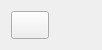
<?xml version="1.0" encoding="UTF-8"?>
<ui version="4.0">
 <class>LassoToolsWidget</class>
 <widget class="QWidget" name="LassoToolsWidget">
  <property name="geometry">
   <rect>
    <x>0</x>
    <y>0</y>
    <width>102</width>
    <height>50</height>
   </rect>
  </property>
  <property name="sizePolicy">
   <sizepolicy hsizetype="Minimum" vsizetype="Minimum">
    <horstretch>0</horstretch>
    <verstretch>0</verstretch>
   </sizepolicy>
  </property>
  <property name="minimumSize">
   <size>
    <width>0</width>
    <height>50</height>
   </size>
  </property>
  <property name="windowTitle">
   <string>Form</string>
  </property>
  <layout class="QHBoxLayout" name="horizontalLayout">
   <item>
    <widget class="QToolButton" name="polygonalLassoButton">
     <property name="toolTip">
      <string>Polygonal Lasso</string>
     </property>
     <property name="text">
      <string/>
     </property>
     <property name="icon">
      <iconset resource="../cg-3d.qrc">
       <normaloff>:/icons/resources/icons/polygonal lasso.png</normaloff>:/icons/resources/icons/polygonal lasso.png</iconset>
     </property>
     <property name="iconSize">
      <size>
       <width>30</width>
       <height>30</height>
      </size>
     </property>
     <property name="checkable">
      <bool>true</bool>
     </property>
    </widget>
   </item>
   <item>
    <spacer name="horizontalSpacer">
     <property name="orientation">
      <enum>Qt::Horizontal</enum>
     </property>
     <property name="sizeHint" stdset="0">
      <size>
       <width>40</width>
       <height>20</height>
      </size>
     </property>
    </spacer>
   </item>
  </layout>
  <action name="actionPolygonalLassoClicked">
   <property name="checkable">
    <bool>true</bool>
   </property>
   <property name="text">
    <string>PolygonalLassoClicked</string>
   </property>
  </action>
 </widget>
 <resources>
  <include location="../cg-3d.qrc"/>
 </resources>
 <connections>
  <connection>
   <sender>polygonalLassoButton</sender>
   <signal>toggled(bool)</signal>
   <receiver>actionPolygonalLassoClicked</receiver>
   <slot>toggle()</slot>
   <hints>
    <hint type="sourcelabel">
     <x>27</x>
     <y>24</y>
    </hint>
    <hint type="destinationlabel">
     <x>-1</x>
     <y>-1</y>
    </hint>
   </hints>
  </connection>
 </connections>
</ui>
